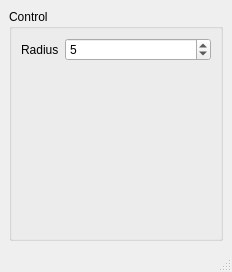
<?xml version="1.0" encoding="UTF-8"?>
<ui version="4.0">
 <class>MainWindow</class>
 <widget class="QMainWindow" name="MainWindow">
  <property name="geometry">
   <rect>
    <x>0</x>
    <y>0</y>
    <width>232</width>
    <height>272</height>
   </rect>
  </property>
  <property name="windowTitle">
   <string>MainWindow</string>
  </property>
  <widget class="QWidget" name="centralwidget">
   <layout class="QHBoxLayout" name="horizontalLayout">
    <item>
     <widget class="QGroupBox" name="groupBox">
      <property name="title">
       <string>Control</string>
      </property>
      <layout class="QFormLayout" name="formLayout">
       <item row="0" column="0">
        <widget class="QLabel" name="radiusLabel">
         <property name="text">
          <string>Radius</string>
         </property>
        </widget>
       </item>
       <item row="0" column="1">
        <widget class="QSpinBox" name="radiusSpinBox">
         <property name="minimum">
          <number>1</number>
         </property>
         <property name="value">
          <number>5</number>
         </property>
        </widget>
       </item>
      </layout>
     </widget>
    </item>
   </layout>
  </widget>
  <widget class="QMenuBar" name="menubar">
   <property name="geometry">
    <rect>
     <x>0</x>
     <y>0</y>
     <width>232</width>
     <height>17</height>
    </rect>
   </property>
  </widget>
  <widget class="QStatusBar" name="statusbar"/>
 </widget>
 <resources/>
 <connections/>
</ui>
